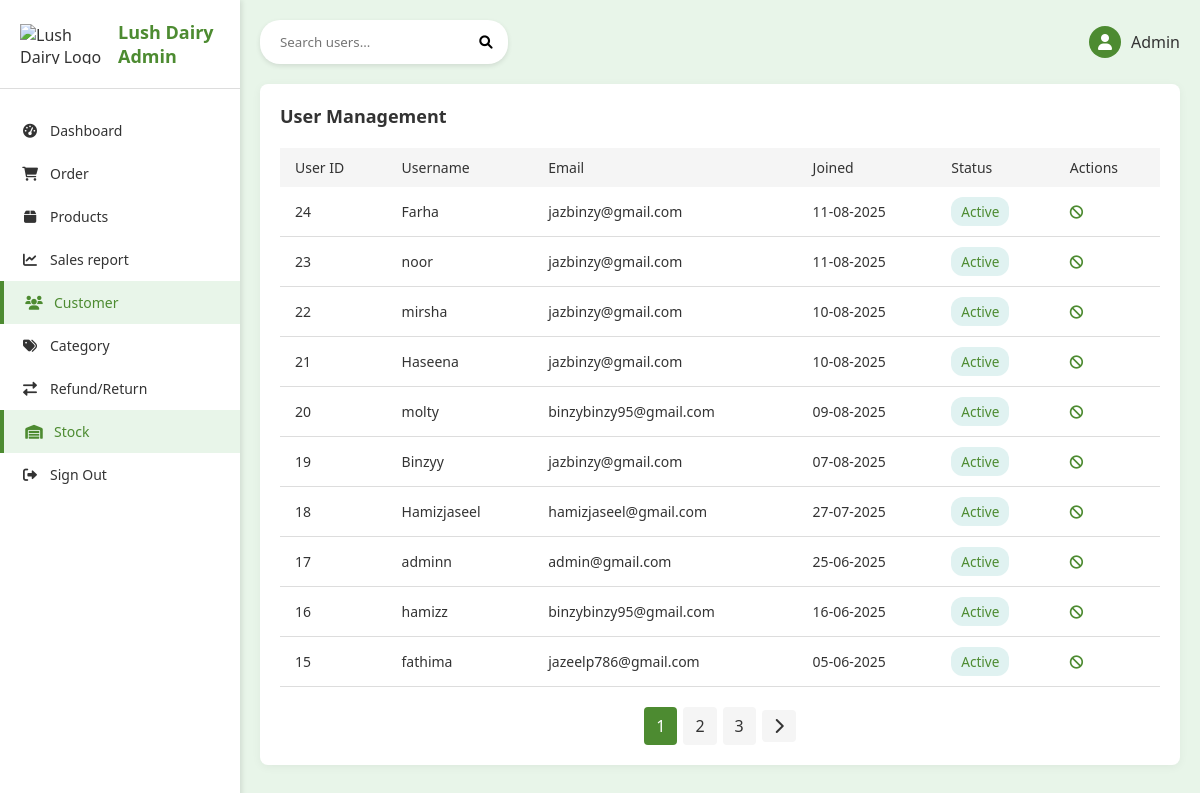
The page /accounts/users/ (signed in) on the database as committed earlier.
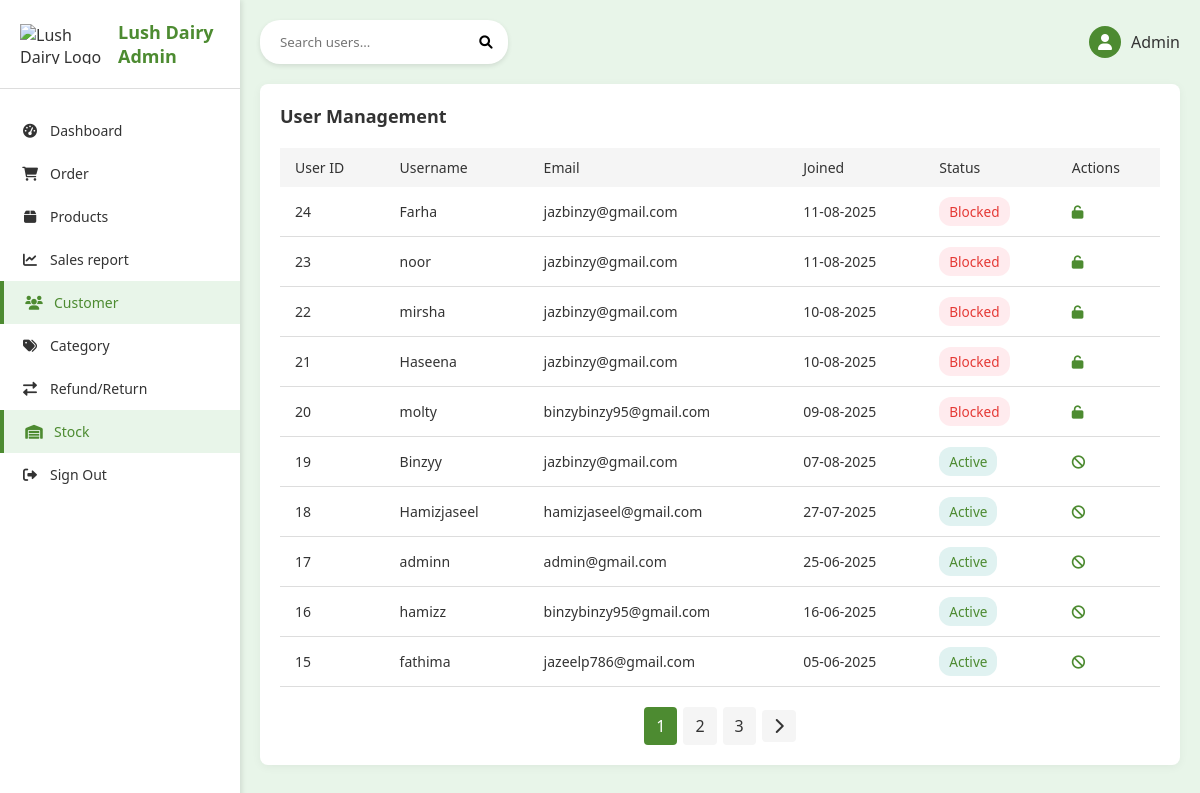
The same page on the database as committed later.
### accounts/models.py (models this page shows, shortened)
class CustomUser(AbstractUser):
    is_user = models.BooleanField(default=False)
    is_panel_staff = models.BooleanField(default=False)
    referral_code = models.CharField(max_length=10, unique=True, blank=True, null=True)
    referred_by = models.ForeignKey('self', null=True, blank=True, on_delete=models.SET_NULL)
    is_admin_user = models.BooleanField(default=False)
    is_blocked = models.BooleanField(default=False)
    created_at = models.DateTimeField(default=timezone.now)
    mobile = models.CharField(max_length=15, blank=True)
    profile_image = models.ImageField(upload_to='profiles/', default='profiles/default.jpeg')
    bio = models.TextField(blank=True)
    pending_email = models.EmailField(blank=True, null=True)
    email_otp = models.CharField(max_length=6, blank=True, null=True)
    email_verified = models.BooleanField(default=False)

### accounts/views.py (the view)
# urls.py: path('accounts/users/', views.user_list, name='user_list'),
@never_cache
@login_required
def user_list(request):
    query = request.GET.get('q', '')
    page_number = request.GET.get('page', 1)
    users = CustomUser.objects.filter(
        Q(username__icontains=query) | Q(email__icontains=query) |
        Q(first_name__icontains=query) | Q(last_name__icontains=query)
    ).order_by('-created_at')
    paginator = Paginator(users, 10)
    page_obj = paginator.get_page(page_number)
    context = {
        'query': query,
        'page_obj': page_obj,
    }
    return render(request, 'admin_panel/user_list.html', context)

### templates/admin_panel/user_list.html (shortened to what the changed rows need)
{% extends 'admin_panel/base.html' %}
{% load static %}
{% block content %}
<!DOCTYPE html>
<html lang="en">
<head>
  <link href="https://cdnjs.cloudflare.com/ajax/libs/font-awesome/6.0.0-beta3/css/all.min.css" rel="stylesheet">
</head>
<body>
  <div class="container">
    <div class="sidebar">
      <div class="logo">
        <h2>Lush Dairy Admin</h2>
      </div>
    </div>
    <div class="main-content">
      <div class="users-section">
        <h2 class="section-title">User Management</h2>
        {% if page_obj %}
        <table class="users-table">
          <thead>
            <tr>
              <th>User ID</th>
              <th>Username</th>
              <th>Email</th>
              <th>Joined</th>
              <th>Status</th>
              <th>Actions</th>
            </tr>
          </thead>
          <tbody>
            {% for user in page_obj %}
            <tr>
              <td>{{ user.id }}</td>
              <td>{{ user.username }}</td>
              <td>{{ user.email }}</td>
              <td>{{ user.date_joined|date:"d-m-Y" }}</td>
              <td>
                <span class="{% if user.is_blocked %}status-blocked{% else %}status-active{% endif %}">
                  {% if user.is_blocked %}Blocked{% else %}Active{% endif %}
                </span>
              </td>
              <td>
                <form method="post" action="{% url 'admin_panel:toggle_block_user' user.id %}" onsubmit="return confirm('Are you sure?');">
                  <button type="submit" class="action-btn">
                    {% if user.is_blocked %}
                      <i class="fas fa-unlock"></i>
                    {% else %}
                      <i class="fas fa-ban"></i>
                    {% endif %}
                  </button>
                </form>
              </td>
            </tr>
            {% endfor %}
          </tbody>
        </table>
        {% else %}
        <div class="empty-state">
          <p>No users found.</p>
          <a href="#" class="btn btn-primary">Add your first user</a>
        </div>
        {% endif %}
      </div>
    </div>
  </div>
</body>
</html>
{% endblock %}

Rows that differ between the two databases and show on the page:
changed CustomUser "Farha": is_blocked "Active" → "Blocked"
changed CustomUser "noor": is_blocked "Active" → "Blocked"
changed CustomUser "mirsha": is_blocked "Active" → "Blocked"
changed CustomUser "Haseena": is_blocked "Active" → "Blocked"
changed CustomUser "molty": is_blocked "Active" → "Blocked"
